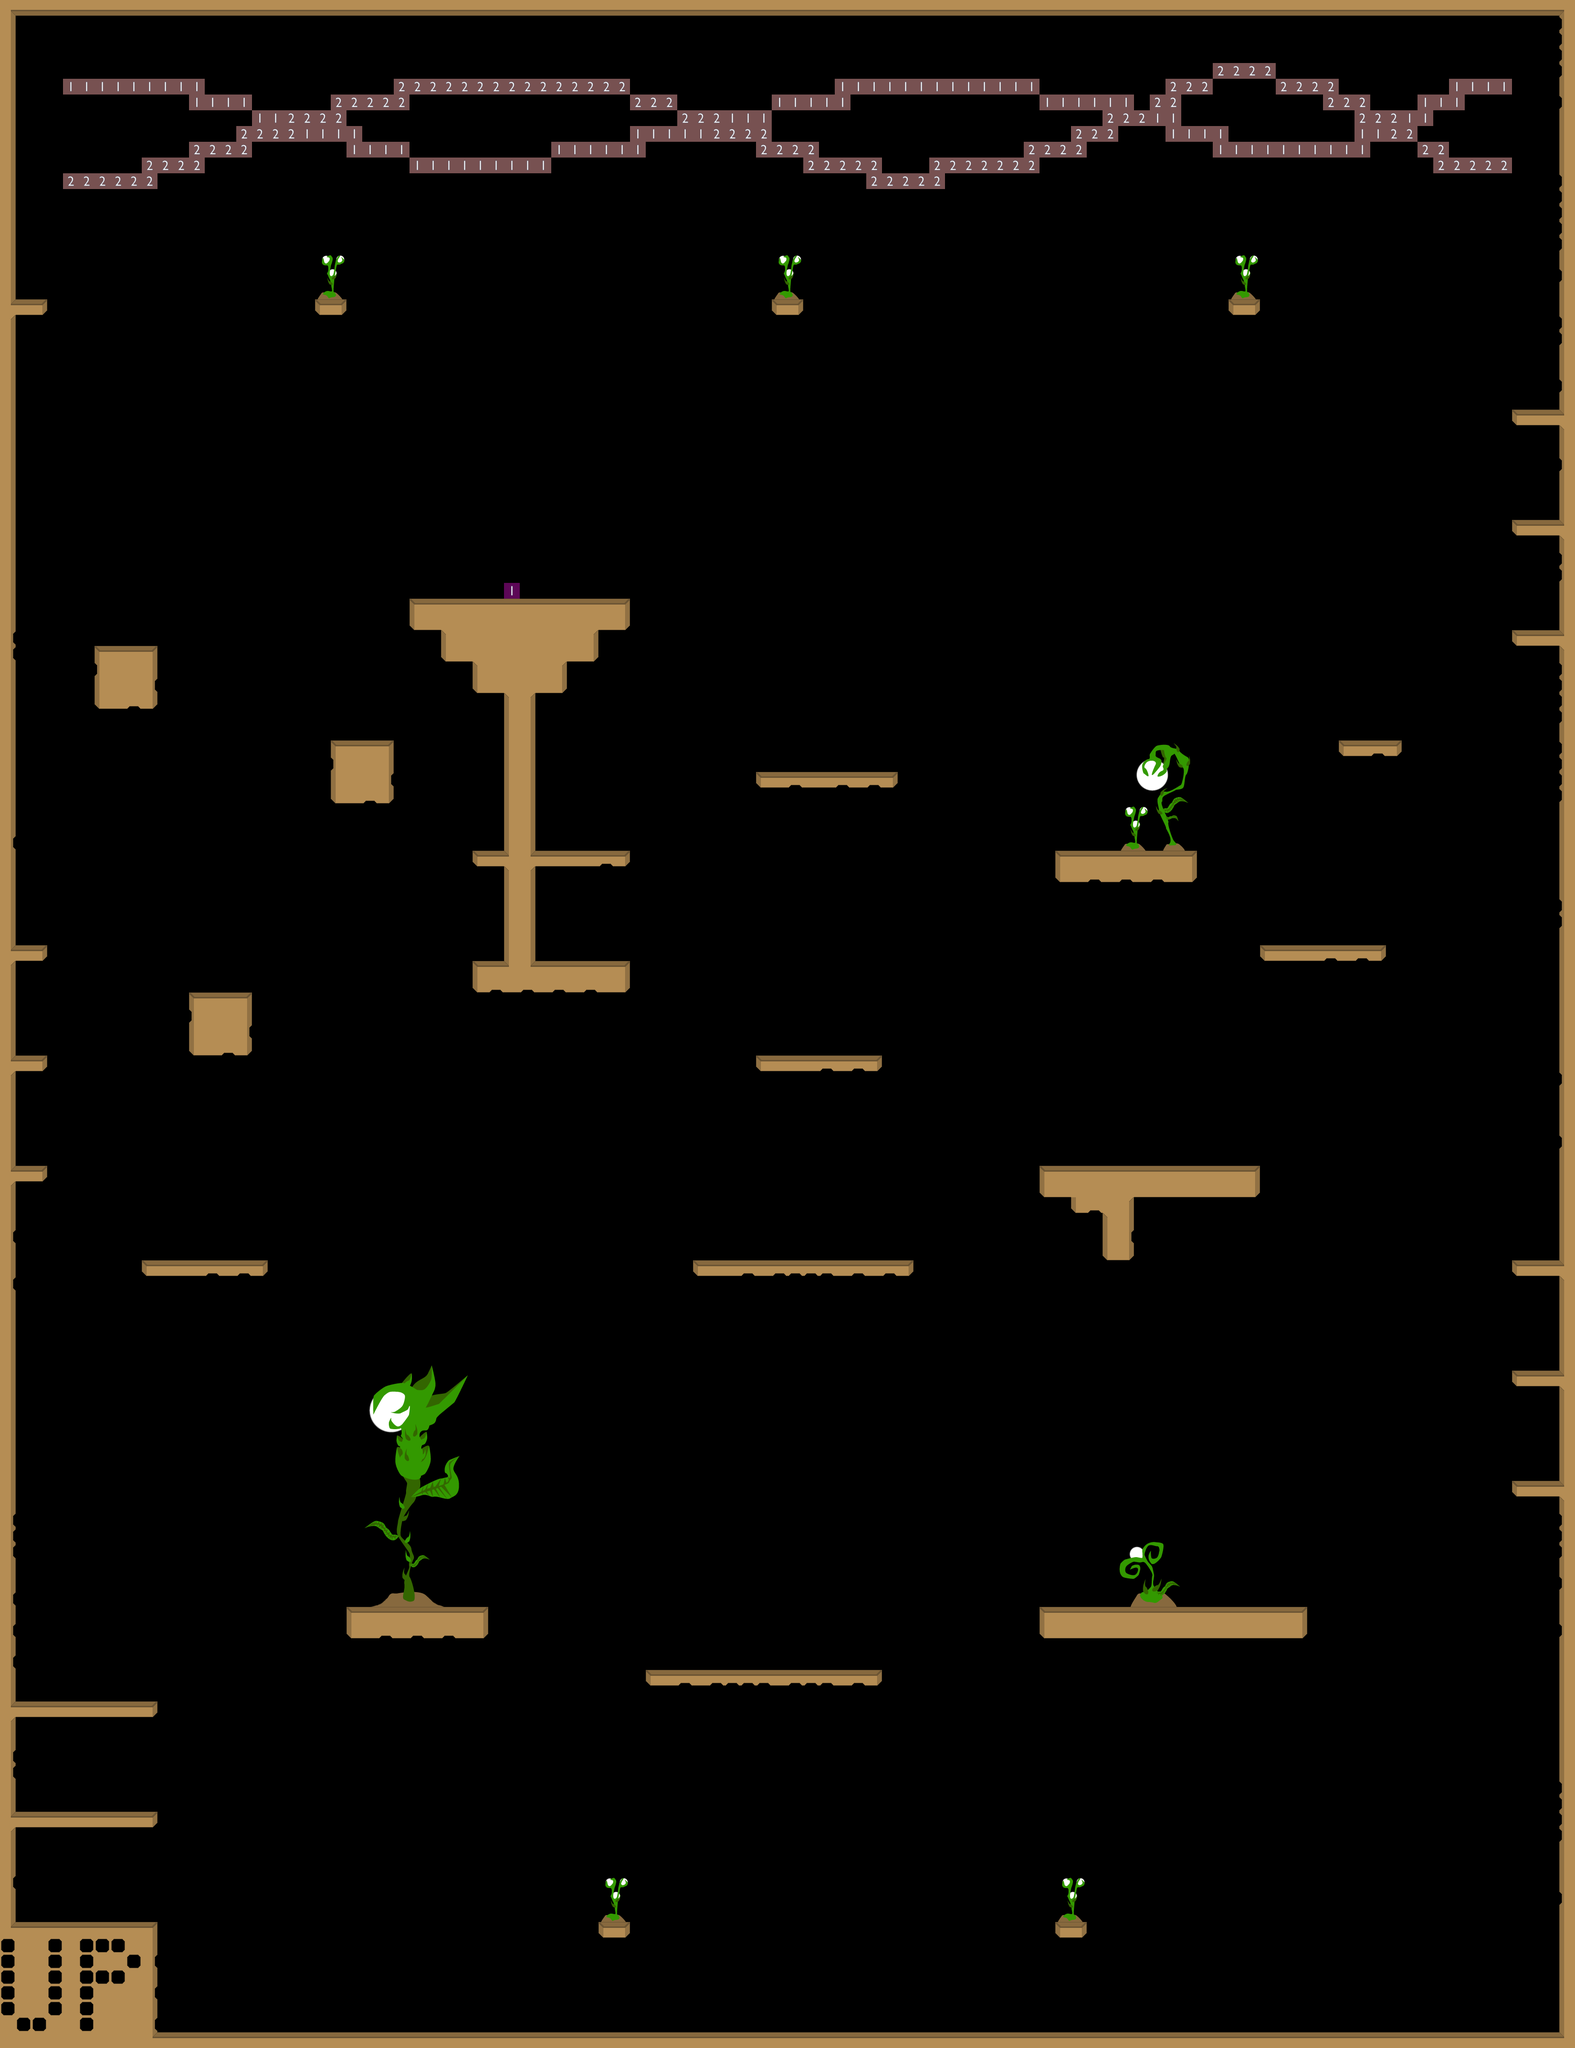

Below is a game level as drawn by its tile map, then a one-line description and the .tmx that defines it (tile-layer data replaced by summaries):
An orthogonal 100x130 tile map with 32x32 px tiles, 4 tile layers (Dekoebene Hinten, Kollisionsebene, Dekoebene Vordergrund, Logick Layer), 3 tilesets.

<map version="1.0" orientation="orthogonal" width="100" height="130" tilewidth="32" tileheight="32">
 <tileset firstgid="1" name="elemente_level_compact" tilewidth="32" tileheight="32">
  <image source="elemente_level_compact.png" trans="ff00ff" />
 </tileset>
 <tileset firstgid="73" name="Deko" tilewidth="32" tileheight="32">
  <image source="elemente_level_compact2.png" trans="ff007f" />
 </tileset>
 <tileset firstgid="362" name="Logik" tilewidth="32" tileheight="32">
  <image source="numbers.png" />
 </tileset>
 <layer name="Dekoebene Hinten" width="100" height="130">
  <data>[13000 cells, 193 non-empty, 163 distinct tile ids]</data>
 </layer>
 <layer name="Kollisionsebene" width="100" height="130">
  <data>[13000 cells, 917 non-empty, 44 distinct tile ids]</data>
 </layer>
 <layer name="Dekoebene Vordergrund" width="100" height="130">
  <data>[13000 cells, 0 non-empty, 0 distinct tile ids]</data>
 </layer>
 <layer name="Logick Layer" width="100" height="130">
  <data>[13000 cells, 209 non-empty, 3 distinct tile ids]</data>
 </layer>
</map>
